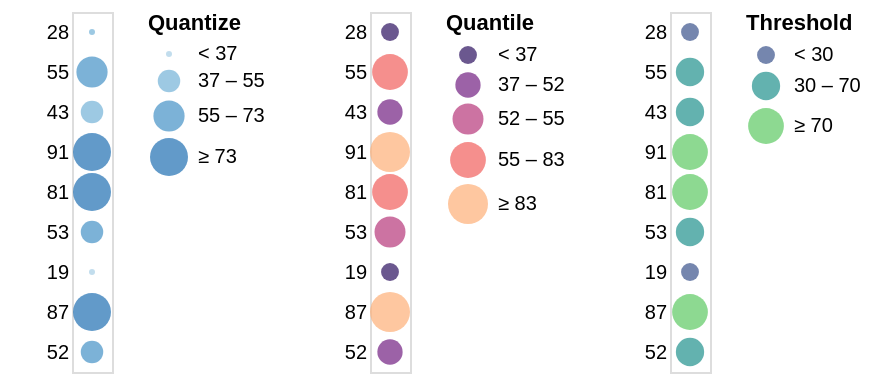

This figure's Vega-Lite source:
### Vega specification from a JSON file in a GitHub repository (floating-point values rounded to 4 significant figures)
{"$schema": "https://vega.github.io/schema/vega/v4.json", "description": "Horizontally concatenated charts that show different types of discretizing scales.", "autosize": "pad", "padding": 5, "data": [{"name": "source_0", "values": [{"a": "A", "b": 28}, {"a": "B", "b": 55}, {"a": "C", "b": 43}, {"a": "D", "b": 91}, {"a": "E", "b": 81}, {"a": "F", "b": 53}, {"a": "G", "b": 19}, {"a": "H", "b": 87}, {"a": "I", "b": 52}]}], "signals": [{"name": "concat_0_width", "value": 20}, {"name": "concat_0_y_step", "value": 20}, {"name": "concat_0_height", "update": "bandspace(domain('concat_0_y').length, 1, 0.5) * concat_0_y_step"}, {"name": "concat_1_width", "value": 20}, {"name": "concat_1_y_step", "value": 20}, {"name": "concat_1_height", "update": "bandspace(domain('concat_1_y').length, 1, 0.5) * concat_1_y_step"}, {"name": "concat_2_width", "value": 20}, {"name": "concat_2_y_step", "value": 20}, {"name": "concat_2_height", "update": "bandspace(domain('concat_2_y').length, 1, 0.5) * concat_2_y_step"}], "layout": {"padding": {"row": 20, "column": 20}, "bounds": "full", "align": "each"}, "marks": [{"type": "group", "name": "concat_0_group", "style": "cell", "encode": {"update": {"width": {"signal": "concat_0_width"}, "height": {"signal": "concat_0_height"}}}, "marks": [{"name": "concat_0_marks", "type": "symbol", "style": ["circle"], "from": {"data": "source_0"}, "encode": {"update": {"opacity": {"value": 0.7}, "fill": [{"test": "datum[\"b\"] === null || isNaN(datum[\"b\"])", "value": null}, {"scale": "concat_0_color", "field": "b"}], "tooltip": {"signal": "{\"b\": ''+datum[\"b\"], \"Quantize\": format(datum[\"b\"], \"\")}"}, "x": {"signal": "concat_0_width", "mult": 0.5}, "y": {"scale": "concat_0_y", "field": "b"}, "size": {"scale": "concat_0_size", "field": "b"}, "shape": {"value": "circle"}}}}], "axes": [{"scale": "concat_0_y", "orient": "left", "grid": false, "domain": false, "ticks": false, "zindex": 1}], "legends": [{"title": "Quantize", "fill": "concat_0_color", "gradientLength": {"signal": "clamp(concat_0_height, 64, 200)"}, "encode": {"symbols": {"update": {"shape": {"value": "circle"}, "opacity": {"value": 0.7}}}}, "size": "concat_0_size"}]}, {"type": "group", "name": "concat_1_group", "style": "cell", "encode": {"update": {"width": {"signal": "concat_1_width"}, "height": {"signal": "concat_1_height"}}}, "marks": [{"name": "concat_1_marks", "type": "symbol", "style": ["circle"], "from": {"data": "source_0"}, "encode": {"update": {"opacity": {"value": 0.7}, "fill": [{"test": "datum[\"b\"] === null || isNaN(datum[\"b\"])", "value": null}, {"scale": "concat_1_color", "field": "b"}], "tooltip": {"signal": "{\"b\": ''+datum[\"b\"], \"Quantile\": format(datum[\"b\"], \"d\")}"}, "x": {"signal": "concat_1_width", "mult": 0.5}, "y": {"scale": "concat_1_y", "field": "b"}, "size": {"scale": "concat_1_size", "field": "b"}, "shape": {"value": "circle"}}}}], "axes": [{"scale": "concat_1_y", "orient": "left", "grid": false, "domain": false, "ticks": false, "zindex": 1}], "legends": [{"format": "d", "title": "Quantile", "fill": "concat_1_color", "gradientLength": {"signal": "clamp(concat_1_height, 64, 200)"}, "labelOverlap": "greedy", "encode": {"symbols": {"update": {"shape": {"value": "circle"}, "opacity": {"value": 0.7}}}}, "size": "concat_1_size"}]}, {"type": "group", "name": "concat_2_group", "style": "cell", "encode": {"update": {"width": {"signal": "concat_2_width"}, "height": {"signal": "concat_2_height"}}}, "marks": [{"name": "concat_2_marks", "type": "symbol", "style": ["circle"], "from": {"data": "source_0"}, "encode": {"update": {"opacity": {"value": 0.7}, "fill": [{"test": "datum[\"b\"] === null || isNaN(datum[\"b\"])", "value": null}, {"scale": "concat_2_color", "field": "b"}], "tooltip": {"signal": "{\"b\": ''+datum[\"b\"], \"Threshold\": format(datum[\"b\"], \"\")}"}, "x": {"signal": "concat_2_width", "mult": 0.5}, "y": {"scale": "concat_2_y", "field": "b"}, "size": {"scale": "concat_2_size", "field": "b"}, "shape": {"value": "circle"}}}}], "axes": [{"scale": "concat_2_y", "orient": "left", "grid": false, "domain": false, "ticks": false, "zindex": 1}], "legends": [{"title": "Threshold", "fill": "concat_2_color", "gradientLength": {"signal": "clamp(concat_2_height, 64, 200)"}, "labelOverlap": "greedy", "encode": {"symbols": {"update": {"shape": {"value": "circle"}, "opacity": {"value": 0.7}}}}, "size": "concat_2_size"}]}], "scales": [{"name": "concat_0_y", "type": "point", "domain": {"data": "source_0", "field": "b"}, "range": {"step": {"signal": "concat_0_y_step"}}, "padding": 0.5}, {"name": "concat_0_color", "type": "quantize", "domain": {"data": "source_0", "field": "b"}, "range": {"scheme": "blues", "count": 4}, "zero": true}, {"name": "concat_0_size", "type": "quantize", "domain": {"data": "source_0", "field": "b"}, "range": {"signal": "sequence(9, 361 + (361 - 9) / (4 - 1), (361 - 9) / (4 - 1))"}, "zero": false}, {"name": "concat_1_y", "type": "point", "domain": {"data": "source_0", "field": "b"}, "range": {"step": {"signal": "concat_1_y_step"}}, "padding": 0.5}, {"name": "concat_1_color", "type": "quantile", "domain": {"data": "source_0", "field": "b"}, "range": {"scheme": "magma"}}, {"name": "concat_1_size", "type": "quantile", "domain": {"data": "source_0", "field": "b"}, "range": [80, 160, 240, 320, 400]}, {"name": "concat_2_y", "type": "point", "domain": {"data": "source_0", "field": "b"}, "range": {"step": {"signal": "concat_2_y_step"}}, "padding": 0.5}, {"name": "concat_2_color", "type": "threshold", "domain": [30, 70], "range": {"scheme": "viridis"}}, {"name": "concat_2_size", "type": "threshold", "domain": [30, 70], "range": [80, 200, 320]}], "config": {"axisY": {"minExtent": 30}}}
